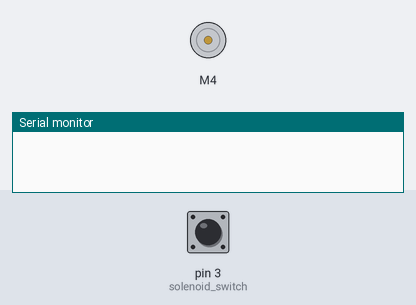
A sketch run on a simulated Arduino Uno, built with avr-gcc and run on an emulated ATmega328P. On the bench: DC motor (green arrow = forward, orange = backward, longer = faster), the last lines printed to the serial monitor. Inputs (shaded band) come from the test bench; at power-on: pin 3 (solenoid_switch) HIGH.

Above: at 1.2 s.
1.3 s: pin 3 (solenoid_switch) pulled LOW for 3.2 s
At 4.2 s:
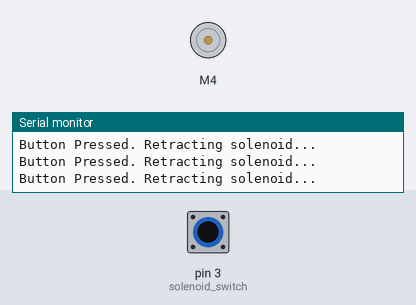
Timing chart, 0 to 5.7 s (numbered marks = the images above; inputs shaded):
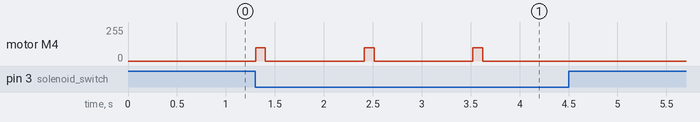

Measured:
- after the input at 1.3 s, motor M4: alternates forward 100/255 for 0.10 s and stopped for 1.0 s, 6 changes in all, then stays stopped, starting at once

The sketch:

arduino_solenoidSwitch.ino
```cpp
/*------------------------------------------------------------------------------------
arduino_solenoidSwitch.ino

Retract a solenoid if a switch is pressed

For use with the Adafruit Motor Shield v2
http://www.adafruit.com/products/1438

Adapted from the example code in the Adafruit library

Get the library at:
https://github.com/ladyada/Adafruit_Motor_Shield_V2_Library/archive/master.zip

Created: 10/27/15 - Joshua Vaughan - joshua.vaughan@louisiana.edu

Modified:
  * 03/02/17 - Joshua Vaughan - joshua.vaughan@louisiana.edu
    - Changed max duty cycle of solenoid to better match its properties
  * mm/dd/yy - Name (email if not same person as above)
    - major change 1
------------------------------------------------------------------------------------*/

// Include the necessary libraries for the motor shield
// You should include all three below anytime you're using the motor-driver shield
#include <Wire.h>
#include <Adafruit_MotorShield.h>
#include "utility/Adafruit_MS_PWMServoDriver.h"

// Create the motor shield object with the default I2C address
Adafruit_MotorShield AFMS = Adafruit_MotorShield();

// Select which 'port' M1, M2, M3 or M4. In this case, M4
Adafruit_DCMotor *solenoid = AFMS.getMotor(4);

// Attach the switch to pin 3 - make it a constant so it can't be changed
const int solenoid_switch = 3;

void setup() {
  Serial.begin(9600);        // set up Serial library at 9600 bps

  AFMS.begin();  // create with the default frequency 1.6KHz

  //configure the motor_switch as an input and enable the internal pull-up resistor
  pinMode(solenoid_switch, INPUT_PULLUP);


  // Set the speed to maximum for solenoid
  // We want ~5V out... 5V out / 12V max ~= 100 duty cycle / 255 max duty cycle
  solenoid->setSpeed(100);

}


void loop() {
  // If the button is pressed, retrac the solenoid
  if(!digitalRead(solenoid_switch))
  {
      Serial.println("Button Pressed. Retracting solenoid...");
      // full speed forward just passes maximum current to enable solenoid
      solenoid->run(FORWARD);

      // pause 10ms
      delay(100);

      // Stop the solenoid
      solenoid->run(RELEASE);

      // Delay for 1000 ms before continuing (avoiding solenoid burnout)
      delay(1000);
  }

  // Delay for 10 ms before looping and checking the swtich again
  delay(10);
}
```
